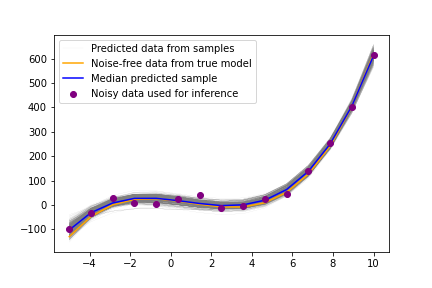

Source code (Python):
import numpy as np
import matplotlib.pyplot as plt
import bayesbay as bb
import cofi


# DIMENSIONS AND TRUE COEFFICIENTS
N_DIMS = 4
M0, M1, M2, M3 = 20, -10, -3, 1

# DATA AND NOISE
N_DATA = 15
DATA_X = np.linspace(-5, 10, N_DATA)
DATA_NOISE_STD = 20

# INFERENCE SETTINGS
N_CHAINS = 4

# generate synthetic data
fwd_operator = np.vander(DATA_X, N_DIMS, True)
y = fwd_operator @ [M0, M1, M2, M3]
y_noisy = y + np.random.normal(0, DATA_NOISE_STD, y.shape)

# define parameters
m0 = bb.prior.UniformPrior("m0", -100, 100, 5)
m1 = bb.prior.UniformPrior("m1", -50, 50, 5)
m2 = bb.prior.UniformPrior("m2", -20, 20, 3)
m3 = bb.prior.UniformPrior("m3", -10, 10, 2)

# define parameterization
param_space = bb.parameterization.ParameterSpace(
    name="my_param_space",
    n_dimensions=1,
    parameters=[m0, m1, m2, m3],
)
parameterization = bb.parameterization.Parameterization(param_space)

# define forward function
def my_fwd(state: bb.State) -> np.ndarray:
    m = [state["my_param_space"][f"m{i}"] for i in range(N_DIMS)]
    return np.squeeze(fwd_operator @ np.array(m))


fwd_functions = [my_fwd]

# define data target
targets = [bb.likelihood.Target("my_data", y_noisy, 1 / DATA_NOISE_STD**2)]

# Define log-likelihood
log_likelihood = bb.likelihood.LogLikelihood(
    targets=targets, fwd_functions=fwd_functions
)
# initialize walkers
walkers_start = []
for i in range(N_CHAINS):
    walkers_start.append(parameterization.initialize())

# run the sampling
inv_problem = cofi.BaseProblem()
inv_options = cofi.InversionOptions()
inv_options.set_tool("bayesbay")
inv_options.set_params(
    log_like_ratio_func=log_likelihood,
    perturbation_funcs=parameterization.perturbation_funcs,
    walkers_starting_states=walkers_start,
    n_chains=N_CHAINS,
    n_iterations=100_000,
    burnin_iterations=10_000,
    save_every=500,
    verbose=False,
)
inversion = cofi.Inversion(inv_problem, inv_options)
inv_result = inversion.run()

# get results and plot
results = inv_result.models
coefficients_samples = np.squeeze(
    np.array([results[f"my_param_space.m{i}"] for i in range(N_DIMS)])
)
fig, ax = plt.subplots()
all_y_pred = np.zeros((coefficients_samples.shape[1], len(y)))
for i, coefficients in enumerate(coefficients_samples.T):
    y_pred = fwd_operator @ coefficients
    all_y_pred[i, :] = y_pred
    if i == 0:
        ax.plot(DATA_X, y_pred, c="gray", lw=0.05, label="Predicted data from samples")
    else:
        ax.plot(DATA_X, y_pred, c="gray", lw=0.05)
ax.plot(DATA_X, y, c="orange", label="Noise-free data from true model")
ax.plot(
    DATA_X, np.median(all_y_pred, axis=0), c="blue", label="Median predicted sample"
)
ax.scatter(DATA_X, y_noisy, c="purple", label="Noisy data used for inference", zorder=3)
ax.legend()
fig.savefig("linear_regression_bayesbay")
